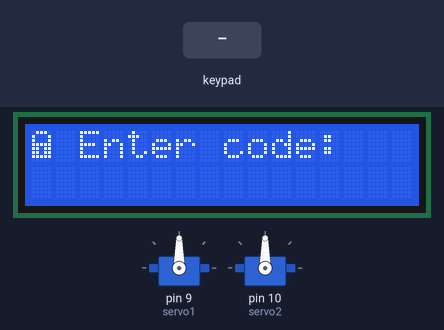
Simulated run of this sketch. Board: Arduino Uno, built with avr-gcc and run on an emulated ATmega328P. Parts: 2 × servo, 16×2 character LCD. The inputs (shaded band) are chosen by the test bench.

Above: at 4.7 s.
4.8 s: keypad keys 0 0 0 0 # pressed 0.4 s apart
At 7.5 s:
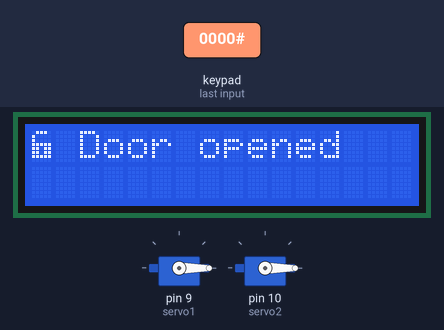
8.3 s: key '1' pressed
At 9.2 s:
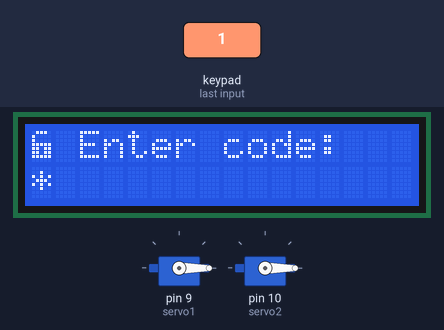
9.9 s: keypad keys 0 0 0 0 A pressed 0.4 s apart
At 12.6 s:
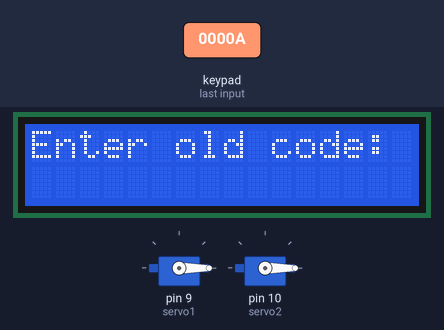
13.4 s: keypad keys 5 4 3 2 # pressed 0.4 s apart
At 15.4 s:
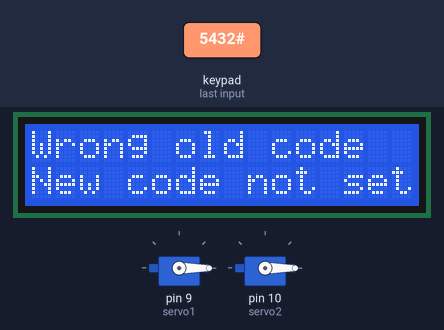
18.1 s: keypad keys 0 0 0 0 # pressed 0.4 s apart
At 20.9 s:
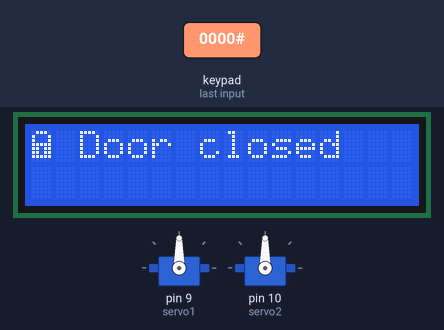
23.1 s: key 'A' pressed
At 23.6 s:
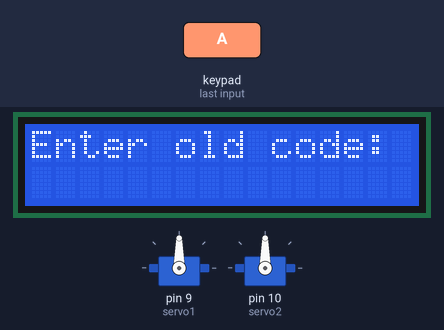
Timing chart, 0 to 25.6 s (numbered marks = the images above; inputs shaded):
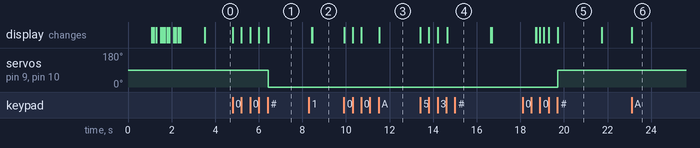

Measured:
- after the input at 4.8 s, servo on pin 9 (servo1), servo on pin 10 (servo2): 90° → 0° after 1.6 s; the display: first changes at once (image 1 shows a later state)
- after the input at 8.3 s, the display: first differs from a run without the input after 0.16 s (image 2)
- after the input at 9.9 s, the display: first changes at once (image 3 shows a later state)
- after the input at 13.4 s, the display: first changes at once (image 4 shows a later state)
- after the input at 18.1 s, servo on pin 9 (servo1), servo on pin 10 (servo2): 0° → 90° after 1.6 s; the display: first differs from a run without the input after 0.62 s (image 5 shows a later state)
- after the input at 23.1 s, the display: changes at once (image 6)
- what the display in image 5 shows lasts 2.0 s, from 19.7 s to 21.7 s

The sketch:

SmartHome_Automatic_Door.ino
```cpp
/*
  PROJECT: https://wokwi.com/projects/379427443143016449
  AUTHOR:  Anastasia Cheremisova
  https://github.com/space13pirate
*/

#include <LiquidCrystal_I2C.h>
#include <Keypad.h>
#include <Servo.h>

// Initializing LCD with address 0x27 and size 16x2 characters (Инициализация LCD с адресом 0x27 и размером 16x2 символа)
LiquidCrystal_I2C lcd(0x27, 16, 2);

Servo servo1;
Servo servo2;

// Keypad setup (Настройка клавиатуры)
const byte KEYPAD_ROWS = 4; // Number of rows (Количество строк)
const byte KEYPAD_COLS = 4; // Number of columns (Количество столбцов)

// Defining the keyboard layout (Определение раскладки клавиатуры)
char keys[KEYPAD_ROWS][KEYPAD_COLS] = {
  {'1', '2', '3', 'A'},
  {'4', '5', '6', 'B'},
  {'7', '8', '9', 'C'},
  {'*', '0', '#', 'D'}
};

byte rowPins[KEYPAD_ROWS] = {5, 4, 3, 2};     // Pins connected to keyboard rows (Пины, подключенные к строкам клавиатуры)
byte colPins[KEYPAD_COLS] = {A3, A2, A1, A0}; // Pins connected to keyboard columns (Пины, подключенные к столбцам клавиатуры)

Keypad keypad = Keypad(makeKeymap(keys), rowPins, colPins, KEYPAD_ROWS, KEYPAD_COLS); // Initializing the keyboard (Инициализация клавиатуры)

const int codeLength = 4; // Access code length (Длина кода досутпа)
char accessCode[codeLength] = "0000"; // Setting the initial access code (Установка начального кода доступа)


/*
  Eng: Welcome message on the LCD display when starting the program
  Рус: Приветственное сообщение на LCD-дисплее при запуске программы
*/
void showStartupMessage() {
  lcd.setCursor(3, 0); // Setting the cursor position on the first row (Установка позиции курсора на первой строке)
  lcd.print("Welcome to");
  delay(1000);

  lcd.setCursor(1, 1);
  String message = "the Smart Home";
  // Gradual message output (Постепенный вывод сообщения)
  for (byte i = 0; i < message.length(); i++) {
    lcd.print(message[i]);
    delay(100);
  }

  delay(1000);

  lcd.clear(); // Cleaning the screen (Очистка экрана)
}


/*
  Eng: Opening and closing the door
  Рус: Открытие и закрытие двери
*/
void unlockDoors() {
  // Rotate the servo to open the door (Поворот сервопривода для открытия двери)
  servo1.write(0);
  servo2.write(0);
}

void lockDoors() {
  // Rotate the servo to close the door (Поворот сервопривода для закрытия двери)
  servo1.write(90);
  servo2.write(90);
}

byte doorOpenedSymbol[8] = {
  0b01110,
  0b10000,
  0b10000,
  0b11111,
  0b11011,
  0b11011,
  0b11111,
};

byte doorClosedSymbol[8] = {
  0b01110,
  0b10001,
  0b10001,
  0b11111,
  0b11011,
  0b11011,
  0b11111,
};


/*
  Eng: Setting a new password
  Рус: Задание нового пароля
*/
void setNewCode() {
  lcd.clear();
  lcd.setCursor(0, 0);
  lcd.print("Enter old code:");

  char enteredCode[codeLength];
  int codeIndex = 0;

  while (codeIndex < codeLength) {
    char key = keypad.getKey();
    if (key >= '0' && key <= '9') {
      lcd.setCursor(codeIndex, 1);
      lcd.print('*');
      enteredCode[codeIndex] = key;
      codeIndex++;
    }
  }

  bool oldCodeCorrect = true;
  for (int i = 0; i < codeLength; i++) {
    if (enteredCode[i] != accessCode[i]) {
      oldCodeCorrect = false;
      break;
    }
  }

  if (oldCodeCorrect) {
    lcd.clear();
    lcd.setCursor(0, 0);
    lcd.print("Set new code:");

    char newCode[codeLength];
    codeIndex = 0;

    while (codeIndex < codeLength) {
      char key = keypad.getKey();
      if (key >= '0' && key <= '9') {
        lcd.setCursor(codeIndex, 1);
        lcd.print('*');
        newCode[codeIndex] = key;
        codeIndex++;
      }
    }

    lcd.clear();
    lcd.setCursor(0, 0);
    lcd.print("Confirm new code:");
    codeIndex = 0;

    char confirmCode[codeLength];
    while (codeIndex < codeLength) {
      char key = keypad.getKey();
      if (key >= '0' && key <= '9') {
        lcd.setCursor(codeIndex, 1);
        lcd.print('*');
        confirmCode[codeIndex] = key;
        codeIndex++;
      }
    }

    bool codesMatch = true;
    for (int i = 0; i < codeLength; i++) {
      if (newCode[i] != confirmCode[i]) {
        codesMatch = false;
        break;
      }
    }

    if (codesMatch) {
      for (int i = 0; i < codeLength; i++) {
        accessCode[i] = newCode[i];
      }
      lcd.clear();
      lcd.setCursor(0, 0);
      lcd.print("New code set!");
      delay(2000);
      lcd.clear();
      lcd.setCursor(0, 0);
      lcd.print("Enter code:");
    } else {
      lcd.clear();
      lcd.setCursor(0, 0);
      lcd.print("Code mismatch");
      lcd.setCursor(0, 1);
      lcd.print("New code not set!");
      delay(2000);
      lcd.clear();
      lcd.setCursor(0, 0);
      lcd.print("Enter code:");
    }
  } else {
    lcd.clear();
    lcd.setCursor(0, 0);
    lcd.print("Wrong old code");
    lcd.setCursor(0, 1);
    lcd.print("New code not set!");
    delay(2000);
    lcd.clear();
    lcd.setCursor(0, 0);
    lcd.print("Enter code:");
  }
}


/*
  Eng: The function is executed once when Arduino starts.
  Рус: Функция выполняется 1 раз при старте Arduino.
*/
void setup() {
  servo1.attach(9);   // Connecting servo 1 to pin 9 (Подключение сервопривода 1 к пину 9)
  servo2.attach(10);  // Connecting servo 2 to pin 10 (Подключение сервопривода к пину 10)

  lcd.init();
  lcd.backlight();    // Turning on the screen backlight (Включение подсветки экрана)

  // Creating symbols for a closed and open door (Создание символов для закрытой и открытой двери)
  lcd.createChar(0, doorClosedSymbol);
  lcd.createChar(1, doorOpenedSymbol);

  showStartupMessage(); // Display welcome messages (Отображение приветственных сообщений)

  lcd.setCursor(0, 0);
  lcd.write(byte(0)); // Closed door symbol (Символ закрытой двери)
  lcd.print(" Enter code:");
}


/*
  Eng: The function runs indefinitely after the setup() function is executed.
  Рус: Функция выполняется бесконечно после выполнения функции setup().
*/
void loop() {
  static char enteredCode[codeLength];
  static int codeIndex = 0;
  static bool doorOpen = false; // The door is initially closed (Изначально дверь закрыта)

  char key = keypad.getKey();

  if (key != NO_KEY) {
    if (key == '#') {
      if (strncmp(enteredCode, accessCode, codeLength) == 0) {
        lcd.clear();
        lcd.setCursor(0, 0);
        if (doorOpen) {
          lcd.write(byte(0)); // Closed door symbol (Символ закрытой двери)
          lcd.print(" Door closed");
          lockDoors();
        } else {
          lcd.write(byte(1)); // Open door symbol (Символ открытой двери)
          lcd.print(" Door opened");
          unlockDoors();
        }
        doorOpen = !doorOpen; // Door state switching (Переключение состояния двери)
        delay(2000);
        lcd.clear();
        lcd.setCursor(0, 0);
        byte doorSymbol = doorOpen ? lcd.write(byte(1)) : lcd.write(byte(0));
        lcd.print(" Enter code:"); // Вывод надписи "Enter code:"
      } else {
        lcd.clear();
        lcd.setCursor(0, 0);
        lcd.print("Access denied");
        delay(2000);
        lcd.clear();
        lcd.setCursor(0, 0);
        byte doorSymbol = doorOpen ? lcd.write(byte(1)) : lcd.write(byte(0));
        lcd.print(" Enter code:");
      }
      codeIndex = 0;
      memset(enteredCode, 0, sizeof(enteredCode)); // Reset entered code (Сброс введенного кода)
    } else if (key == '*') {
      codeIndex = 0;
      memset(enteredCode, 0, sizeof(enteredCode)); // Reset entered code (Сброс введенного кода)
      lcd.clear();
      lcd.setCursor(0, 0);
      byte doorSymbol = doorOpen ? lcd.write(byte(1)) : lcd.write(byte(0));
      lcd.print(" Enter code:");
    } else if (key == 'A') {
      setNewCode();
    } else {
      if (codeIndex < codeLength) {
        enteredCode[codeIndex] = key;
        lcd.setCursor(codeIndex, 1);
        lcd.print('*');
        codeIndex++;
      }
    }
  }
}
```
